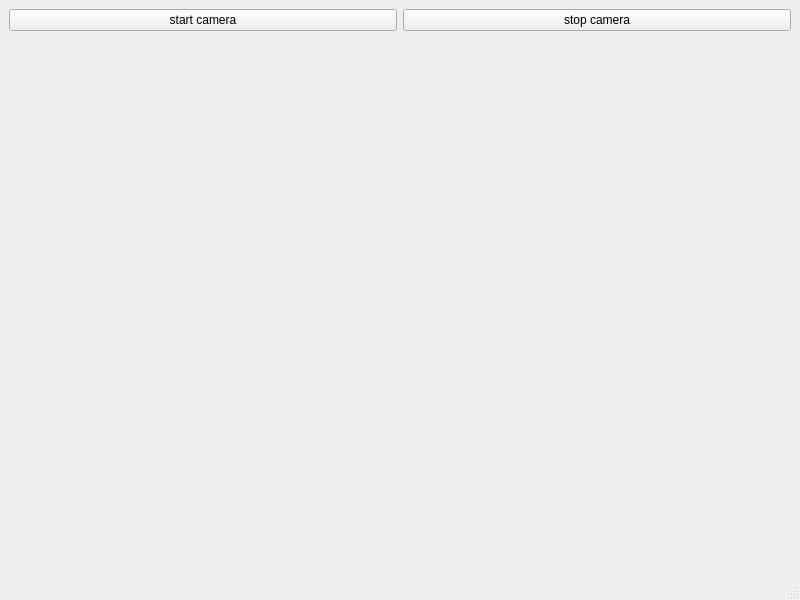
<?xml version="1.0" encoding="UTF-8"?>
<ui version="4.0">
 <class>MainWindow</class>
 <widget class="QMainWindow" name="MainWindow">
  <property name="geometry">
   <rect>
    <x>0</x>
    <y>0</y>
    <width>800</width>
    <height>600</height>
   </rect>
  </property>
  <property name="windowTitle">
   <string/>
  </property>
  <widget class="QWidget" name="centralwidget">
   <layout class="QGridLayout" name="gridLayout">
    <item row="0" column="0">
     <widget class="QPushButton" name="start_camera">
      <property name="text">
       <string>start camera</string>
      </property>
     </widget>
    </item>
    <item row="0" column="1">
     <widget class="QPushButton" name="stop_camera">
      <property name="text">
       <string>stop camera</string>
      </property>
     </widget>
    </item>
    <item row="1" column="0" colspan="2">
     <widget class="QCameraViewfinder" name="widget" native="true"/>
    </item>
   </layout>
  </widget>
  <widget class="QMenuBar" name="menubar">
   <property name="geometry">
    <rect>
     <x>0</x>
     <y>0</y>
     <width>800</width>
     <height>21</height>
    </rect>
   </property>
  </widget>
  <widget class="QStatusBar" name="statusbar"/>
 </widget>
 <customwidgets>
  <customwidget>
   <class>QCameraViewfinder</class>
   <extends>QWidget</extends>
   <header location="global">qcameraviewfinder.h</header>
   <container>1</container>
  </customwidget>
 </customwidgets>
 <resources/>
 <connections/>
</ui>
